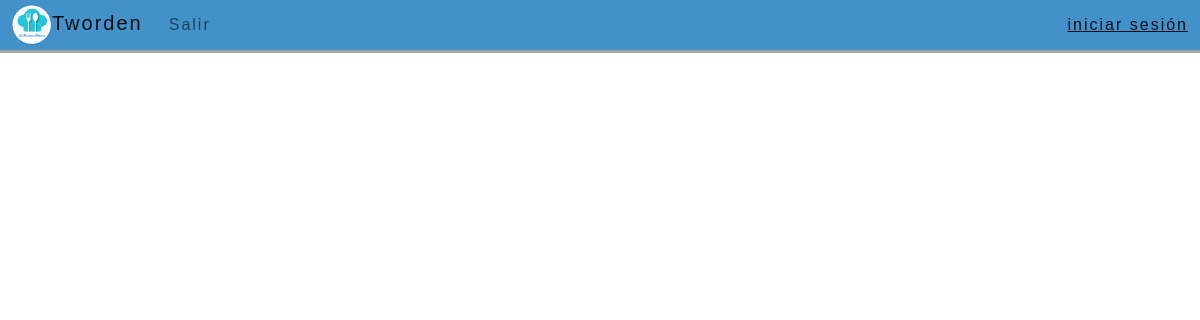
The app's page /cocinero-comandas-todas.html, older data.
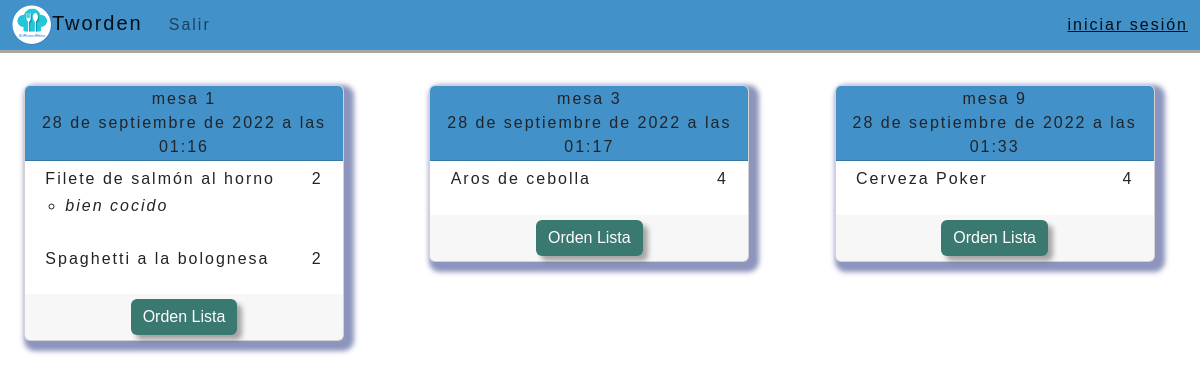
The same page, newer data.
### paginas/models.py (models this page shows, shortened)
class Ordenmesa(models.Model):
    id = models.AutoField(primary_key=True)
    mesa = models.ForeignKey(Mesas, on_delete=models.CASCADE)
    platos= models.ManyToManyField(Menu, through='Ordenplato')
    date= models.DateTimeField(auto_now_add=True)

class Mesas(models.Model):
    id = models.AutoField(primary_key=True)
    nombre_mesa = models.CharField(max_length=50, blank=False, null=False)
    def __str__(self):
        return self.nombre_mesa

class Ordenplato(models.Model):
    id = models.AutoField(primary_key=True)
    orden= models.ForeignKey(Ordenmesa, on_delete=models.CASCADE)
    mesa = models.ForeignKey(Mesas, on_delete=models.CASCADE)
    plato= models.ForeignKey(Menu, on_delete=models.CASCADE)
    cantidad= models.IntegerField(default=1)
    observacion= models.TextField(blank=True, null=True)

class Menu(models.Model):
    id = models.AutoField(primary_key=True)
    nombre_plato= models.CharField(max_length=155, blank=False, null=False)
    precio= models.FloatField(null=False, blank=False)
    descripcion= models.TextField(max_length=255, blank=True, null=True)
    tipo_plato= models.CharField (
        max_length=50,
        choices=[('Entrada', 'Entrada'), ('Plato Principal', 'Plato Principal'), ('Postre', 'Postre'), ('Bebida', 'Bebida'), ('Otro', 'Otro')]
    )
    def __str__(self):
        mostrar= self.nombre_plato
        return mostrar

### paginas/views.py (the view)
# urls.py: path('cocinero-comandas-todas.html', views.cocinero_todas, name='cocinero_todas'),
def cocinero_todas(request):
    orden= Ordenmesa.objects.all()
    ordenplato= Ordenplato.objects.all()
    menu=Menu.objects.all()
    mesa_1= Ordenplato.objects.filter(mesa=1)
    context= {
        'orden': orden ,
        'ordenplato': ordenplato,
        'menu': menu,
        'mesa_1': mesa_1,
    }
    return render(request, 'cocinero-comandas-todas.html', context)

### paginas/templates/cocinero-comandas-todas.html (shortened to what this page needs)
{% extends "base.html" %}
{% block contenido %}
{% load static %}
<div id="todo">
  <div class="container2 mt-3">
    <div class="row row-cols-1 mt-3 row-cols-md-3 g-3">
      {% for order in orden %}
        <div class="col">
          <div class="card border-none mb-3" style="max-width: 20rem; min-width: 15rem;">
            <div class="card-header" id="{{order.mesa}}">
              {{order.mesa}} <br>
              {{order.date}}
            </div>
            {% for item in ordenplato %}
            {%if order.mesa == item.mesa %}
              <div class="card_content">
                <div class="renglon row">
                  <ul class="list-unstyled">
                    <li>
                      <div class="row renglon2">
                        <div class="col">{{item.plato}}</div>
                        <div class="col-auto">{{item.cantidad}}</div>
                      </div>
                      <ul>
                        {%if item.observacion%}
                        <li class="obsorden renglon2">
                          {{item.observacion}}
                        </li>
                        {%endif%}
                      </ul>
                    </li>
                  </ul>
                </div>
              </div>
            {%endif%}
            {%endfor%}
            <div class="card-footer border-white">
              <div class="iconfooter2">
                <a href=""><button type="button" class="btn expandir btn-primary">Orden Lista</button></a>
              </div>
            </div>
          </div>
        </div>
      {% endfor %}
    </div>
</div>
{% endblock %}

### paginas/templates/Base.html (shortened to what this page needs)
{% load static %}
<!DOCTYPE html>
<html lang="es">
<head>
    <link href="https://cdn.jsdelivr.net/npm/bootstrap@5.2.1/dist/css/bootstrap.min.css" rel="stylesheet">
    <link rel="stylesheet" href={% static '/CSS/base.css' %}>
    <link rel="stylesheet" href={% static '/CSS/mesas.css' %}>
    <link rel="stylesheet" href={% static '/CSS/orden.css' %}>
    <link rel="stylesheet" href={% static '/CSS/cocina.css' %}>
    <link rel="stylesheet" href={% static '/CSS/menu.css' %}>
</head>
<body>
    <header>
    <nav class="navbar fixed-top navbar-expand" style="background-color: #4291c9;">
      <div class="container-fluid">
          <a class="navbar-brand" href="ppal.html"><img src={% static 'img/logo.png' %} alt="Logo" width="40" height="40" class="d-inline-block align-text-center">Tworden</a>
          <div class="collapse navbar-collapse" id="navbarText">
            <ul class="navbar-nav me-auto mb-2 mb-lg-0">
              <li class="nav-item">
                  <a class="nav-link" href="/../login.html">Salir</a>
                </li>
            </ul>
            <span class="navbar-text">
              {% if user.is_authenticated %}
              <a href="#"> Hola, {{user.username}}</a>
              <a href="#"> - {{user.usuario.Cargo}}, </a>
              <a>  </a>
              <a href="{% url 'logout' %}"> cerrar sesión</a>
              {% else %}
              <a href="{% url 'login' %}">iniciar sesión</a>
              {% endif %}
            </span>
          </div>
        </div>
    </nav>
    </header>
    {% block contenido %} {% endblock %}
</body>
</html>

### paginas/static/CSS/base.css (style rules this page uses)
* { margin: 0; }
html { width: 100%; height: 100% ; }
header { position: fixed; top: 0; }
body { left: 0; top: 0; width: 100%; height: 100%; background-image: url(/static/img/fondo1.jpg); background-repeat: no-repeat; background-attachment: fixed; background-size: cover; font-family:'Gill Sans', 'Gill Sans MT', Calibri, 'Trebuchet MS', sans-serif; padding: 0px; letter-spacing: 2px; font-size: 1em; }
.navbar { box-shadow: 0 3px rgba(0,0,0,0.35); max-height: 50px; }
#todo { width: 100%; position: fixed; top: 53px; bottom: 0; overflow: auto; overflow-x: hidden }
.btn-primary { background: rgb(58, 121, 112); margin: 15px 5px; box-shadow: 5px 5px 5px 0 rgba(83, 83, 83, 0.5); border: none; color: rgb(255, 255, 255) }

### paginas/static/CSS/mesas.css (style rules this page uses)
.card { box-shadow: 5px 5px 5px 5px rgba(27, 41, 124, 0.5); }
.card-footer { width: 100%; padding: 5px 3px; }

### paginas/static/CSS/cocina.css (style rules this page uses)
.container2 { position: relative; margin:auto; left: 2%; max-width: 1200px; }
.card { box-shadow: 5px 5px 5px 5px rgba(27, 41, 124, 0.5); }
.card-header { background-color: #4291c9; padding: 1px 3px; text-align: center; }
.card-footer { width: 100%; padding: 5px 3px; }
.card_content { max-height: 12rem; overflow: auto; overflow-x: hidden; }
.renglon { padding: 2%; }
.iconfooter2 { text-align: center; }
.expandir { margin: 0; }
.renglon2 { margin: auto; padding: 0 0; }
.obsorden { margin-top: 3px; font-style: italic; }
.renglon2 .col { white-space: nowrap; overflow: hidden; text-overflow: ellipsis; max-width: 90% }
li { margin: 0 2px; }

Row changes from the older to the newer data that the page shows:
added Ordenmesa: mesa "mesa 1", date "28 de septiembre de 2022 a las 01:16"
added Ordenplato: plato "Filete de salmón al horno", cantidad "2", observacion "bien cocido", shown under "mesa 1"
added Ordenplato: plato "Spaghetti a la bolognesa", cantidad "2", shown under "mesa 1"
added Ordenmesa: mesa "mesa 3", date "28 de septiembre de 2022 a las 01:17"
added Ordenplato: plato "Aros de cebolla", cantidad "4", shown under "mesa 3"
added Ordenmesa: mesa "mesa 9", date "28 de septiembre de 2022 a las 01:33"
added Ordenplato: plato "Cerveza Poker", cantidad "4", shown under "mesa 9"
